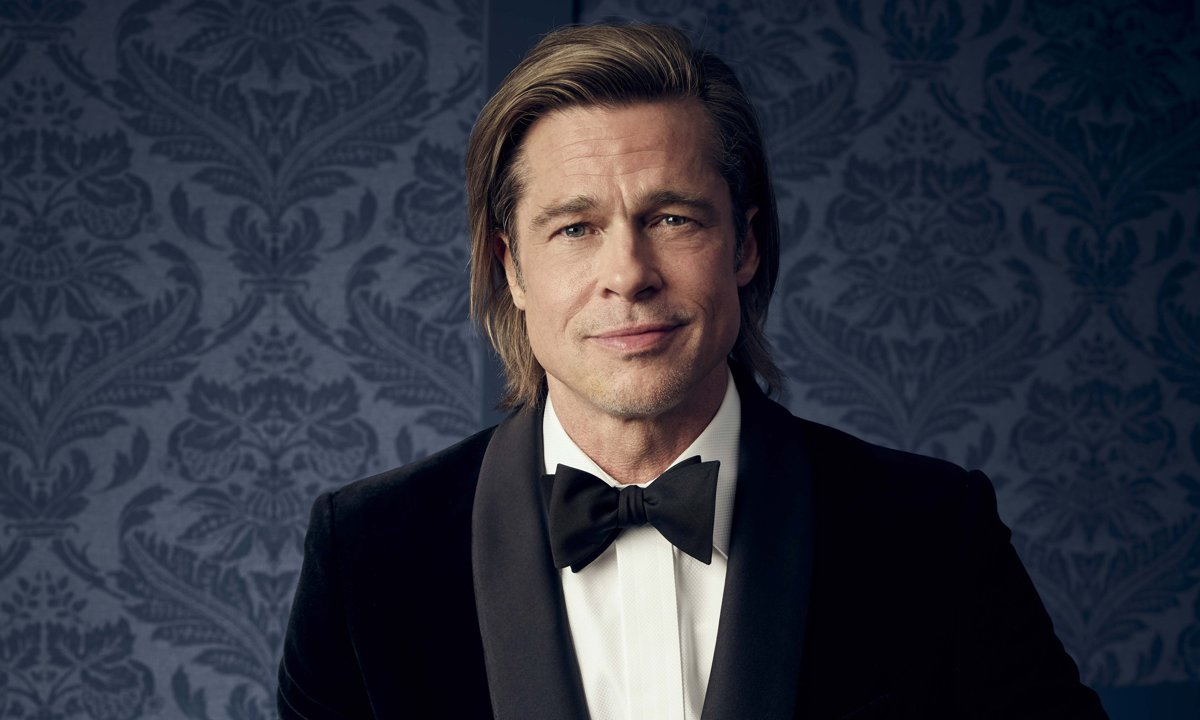
#> input picture images/train/test7.jpg, 1200 x 720 px
$ python better_face_detection.py
#> lines starting #> are read from the running program, lines starting #| are printed output that depends on the picture; after the words box and inside, x2 and y2 are one past the last pixel; in counts of white or black regions, pixels touching at a corner belong together
import cv2 as cv

faceCascade=cv.CascadeClassifier('har_face.xml')
img=cv.imread('images/train/test7.jpg')
#> img is the input picture: shape (720, 1200, 3); mean B, G, R 62.1, 50.5, 47.5
imgGray=cv.cvtColor(img,cv.COLOR_BGR2GRAY)
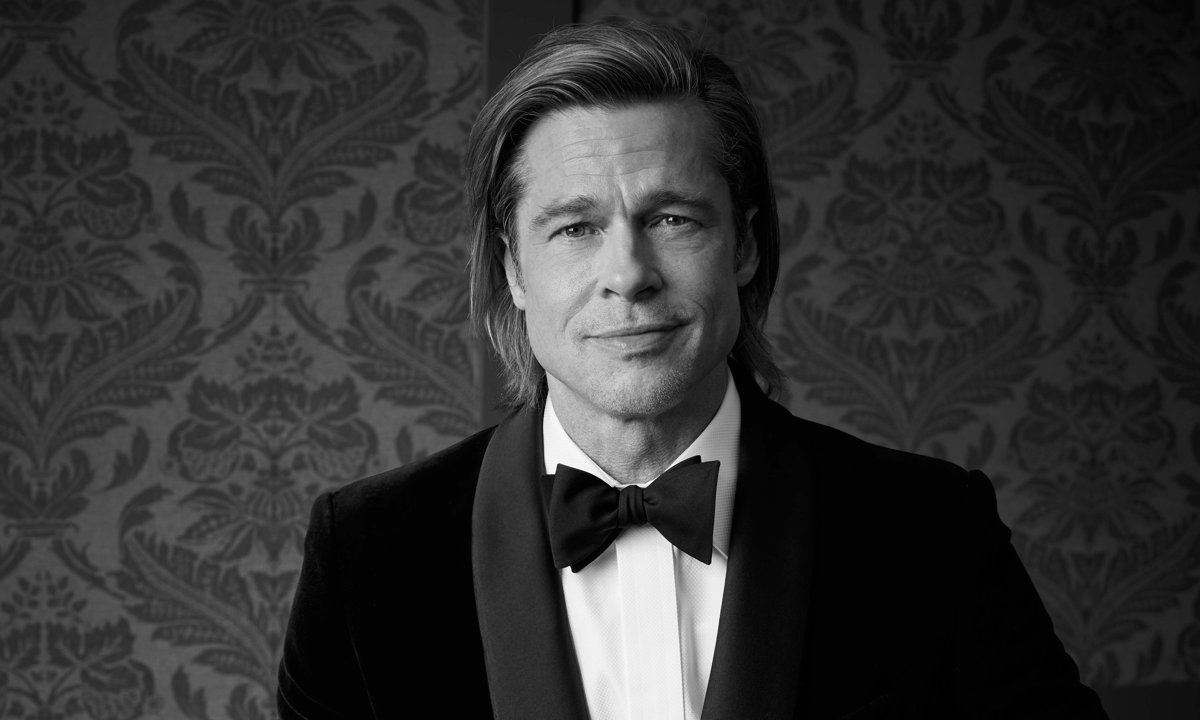
#> imgGray: shape (720, 1200); min 0, max 255, mean 50.9

faces=faceCascade.detectMultiScale(imgGray,1.1,10)
#> faces = [[495, 118, 265, 265]]

for (x,y,w,h) in faces:
	cv.rectangle(img,(x,y),(x+w,y+h),(255,0,0),2)
#> this loop made 1 pass
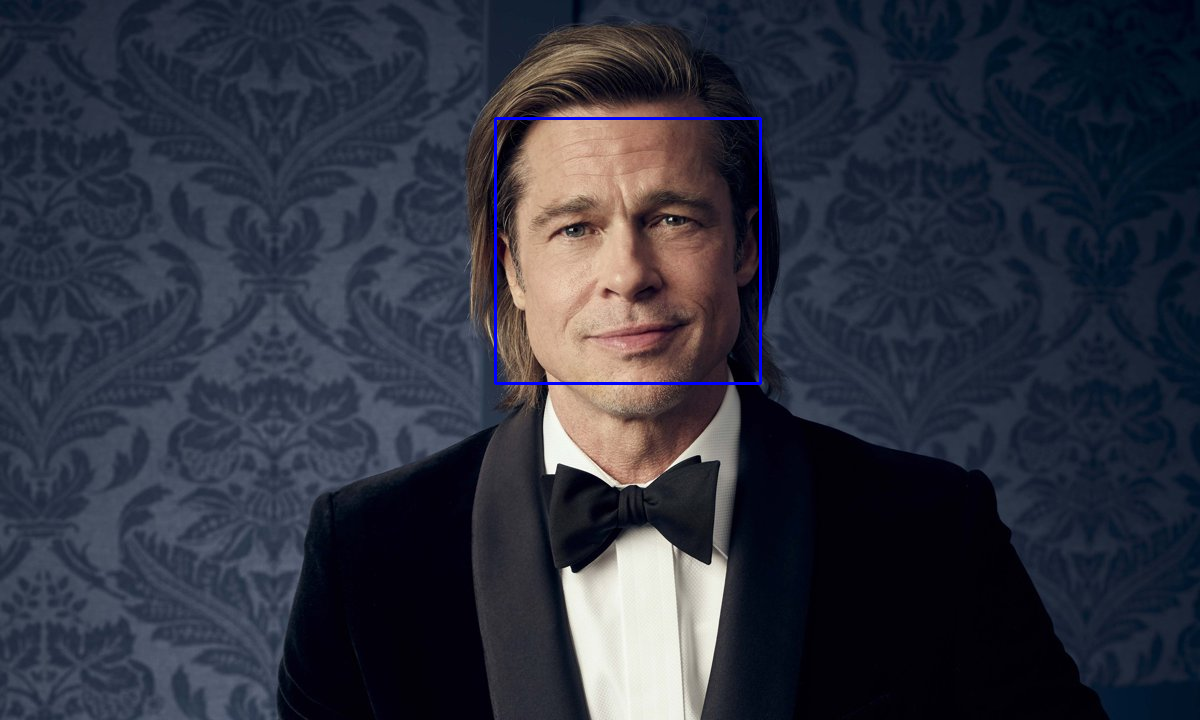
#> img: shape (720, 1200, 3); 0.37% of pixels changed, all inside (x1, y1, x2, y2) = (494, 117, 762, 385)


cv.imshow('Person',img)

cv.waitKey(0)

$ run again, with images/train/test5.jpg copied over images/train/test7.jpg
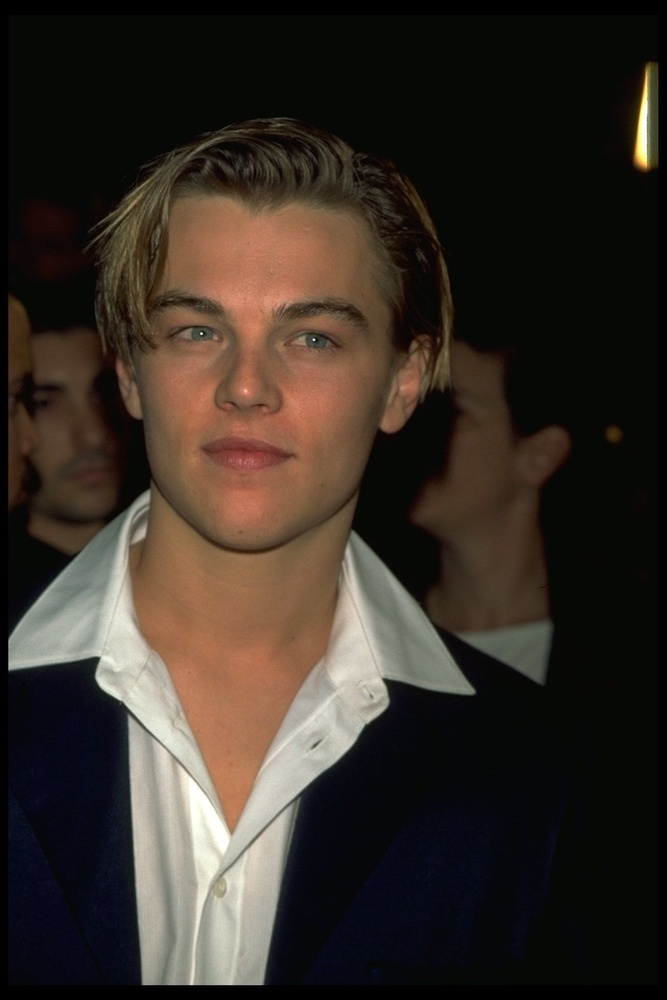
#> input picture images/train/test5.jpg, 667 x 1000 px, shrunk from 1024 x 1536 before the run
#> img is the input picture: shape (1000, 667, 3); mean B, G, R 38.7, 46.1, 54.8
#> `imgGray=cv.cvtColor(img,cv.COLOR_BGR2GRAY)`:
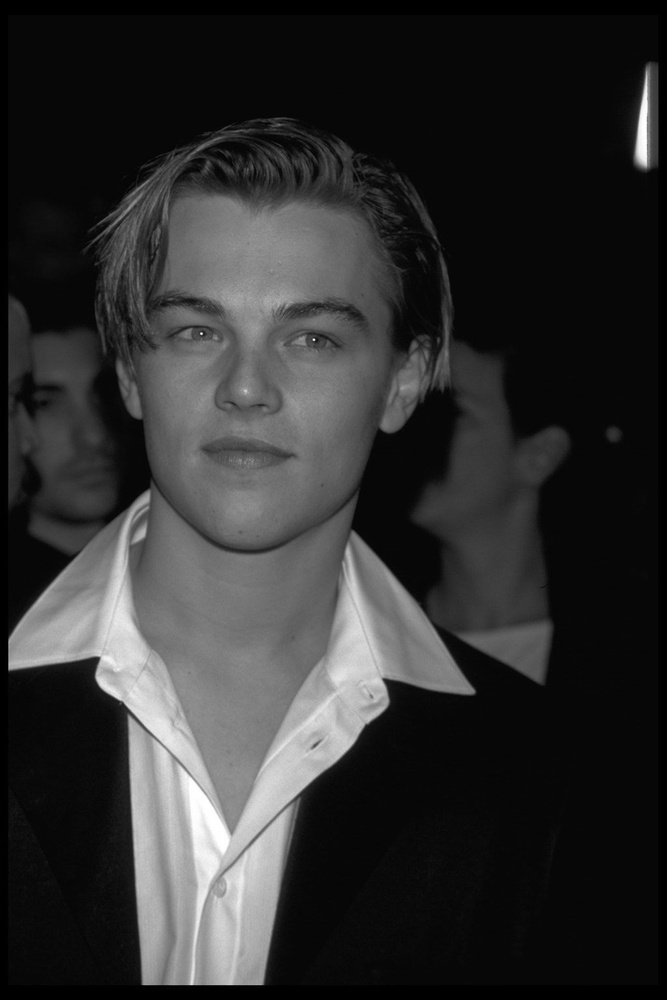
#> imgGray: shape (1000, 667); min 0, max 255, mean 47.8
#> faces = [[99, 217, 311, 311]]
#> the loop `for (x,y,w,h) in faces:` made 1 pass
#> after the loop `for (x,y,w,h) in faces:`:
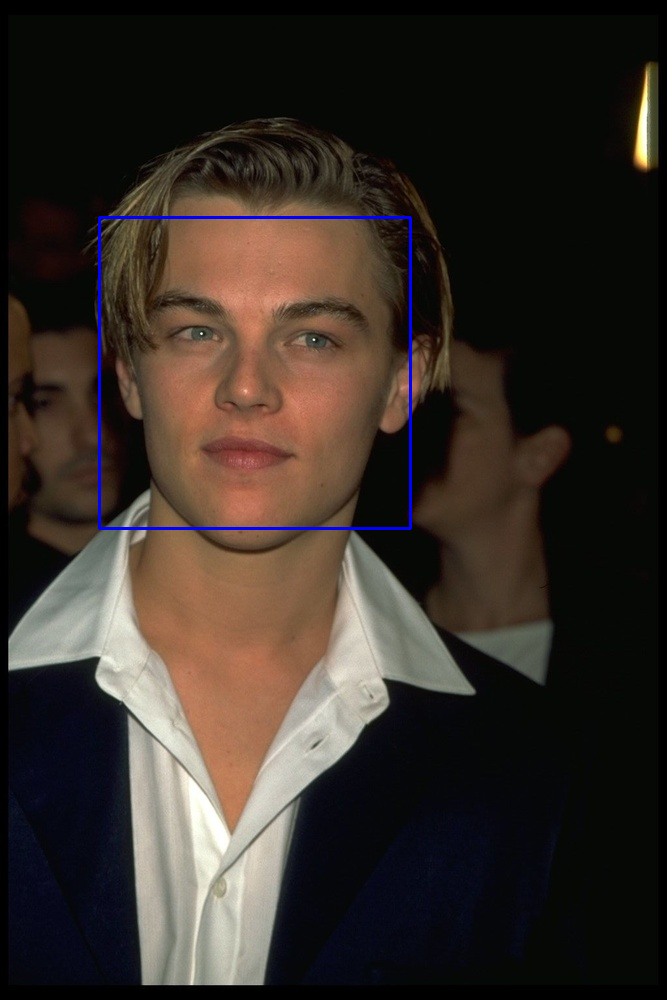
#> img: shape (1000, 667, 3); 0.56% of pixels changed, all inside (x1, y1, x2, y2) = (98, 216, 412, 530)

$ run again, with images/train/test6.jpg copied over images/train/test7.jpg
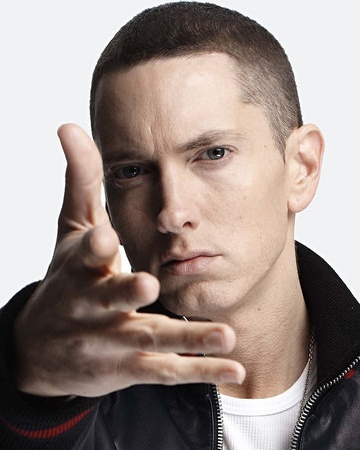
#> input picture images/train/test6.jpg, 360 x 450 px
#> img is the input picture: shape (450, 360, 3); mean B, G, R 134.9, 140.7, 154.5
#> `imgGray=cv.cvtColor(img,cv.COLOR_BGR2GRAY)`:
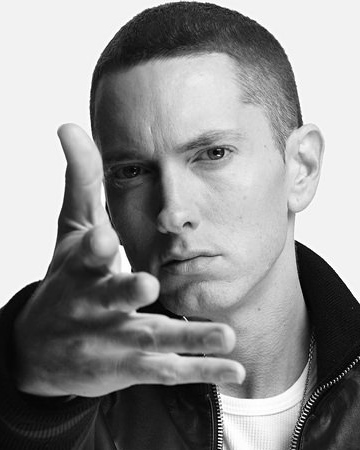
#> imgGray: shape (450, 360); min 0, max 255, mean 144.2
#> faces = [[71, 79, 208, 208]]
#> the loop `for (x,y,w,h) in faces:` made 1 pass
#> after the loop `for (x,y,w,h) in faces:`:
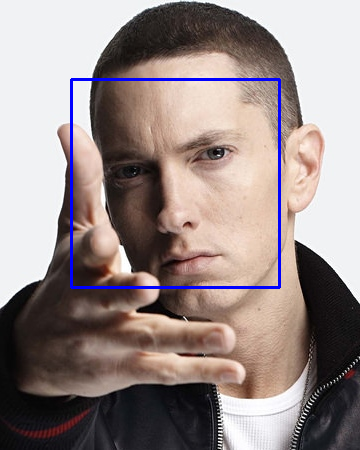
#> img: shape (450, 360, 3); 1.54% of pixels changed, all inside (x1, y1, x2, y2) = (70, 78, 281, 289)

$ run again, with images/train/test2.png saved as images/train/test7.jpg
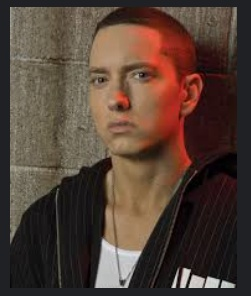
#> input picture images/train/test2.png, 251 x 296 px
#> img is the input picture: shape (296, 251, 3); mean B, G, R 54.3, 64.8, 83.7
#> `imgGray=cv.cvtColor(img,cv.COLOR_BGR2GRAY)`:
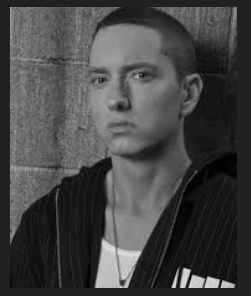
#> imgGray: shape (296, 251); min 0, max 234, mean 69.3
#> faces = [[60, 28, 124, 124]]
#> the loop `for (x,y,w,h) in faces:` made 1 pass
#> after the loop `for (x,y,w,h) in faces:`:
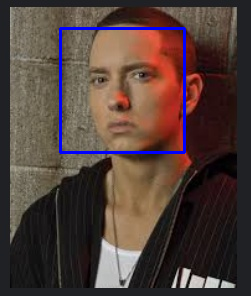
#> img: shape (296, 251, 3); 2% of pixels changed, all inside (x1, y1, x2, y2) = (59, 27, 186, 154)
